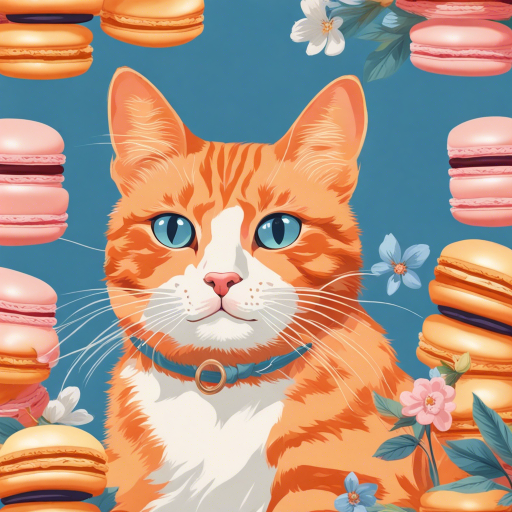
#> input picture assets/cat_a.png, 1024 x 1024 px (shown at 1/2 size)
$ python part_1.py
#> lines starting #> are read from the running program, lines starting #| are printed output that depends on the picture
# basic knowledge

import cv2
import numpy as np


def show_img(mat):
    cv2.imshow('img', mat)
    cv2.waitKey(1000)
    cv2.destroyAllWindows()


# 读取图像
def read_img():
    mat = cv2.imread('./assets/cat_a.png', cv2.IMREAD_COLOR)
    show_img(mat)


# 保存图像
def write_img():
    mat = cv2.imread('./assets/cat_a.png', cv2.IMREAD_COLOR)
    cv2.imwrite('./assets/cat_a_copy.png', mat)


# 读取摄像头做高斯模糊

# [161 lines left out: functions show_camera, show_roi, play_video, bite_operation, hsv_skin_range, hsv_noise_reduce and 2 more, not called in this run]


def morphology():
    mat = cv2.imread('./assets/cat_a.png', cv2.IMREAD_COLOR)
#> mat is the input picture: shape (1024, 1024, 3); mean B, G, R 130.9, 148.7, 176.3

    kernel = np.ones((5, 5), np.uint8)

    img_open = cv2.morphologyEx(mat, cv2.MORPH_OPEN, kernel, iterations=1)
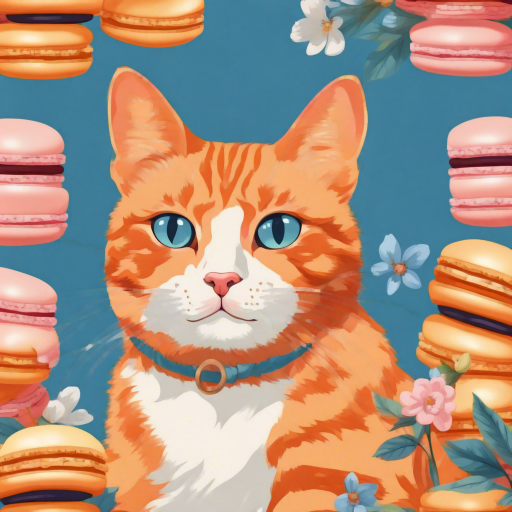
#> img_open: shape (1024, 1024, 3) (shown at 1/2 size); mean B, G, R 126, 145, 173.4
    show_img(img_open)

    img_close = cv2.morphologyEx(mat, cv2.MORPH_CLOSE, kernel, iterations=1)
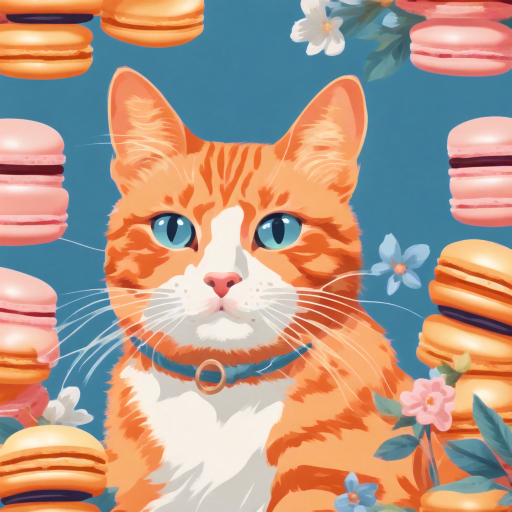
#> img_close: shape (1024, 1024, 3) (shown at 1/2 size); mean B, G, R 135.2, 151.8, 179
    show_img(img_close)

    img_gradient = cv2.morphologyEx(mat, cv2.MORPH_GRADIENT, kernel, iterations=1)
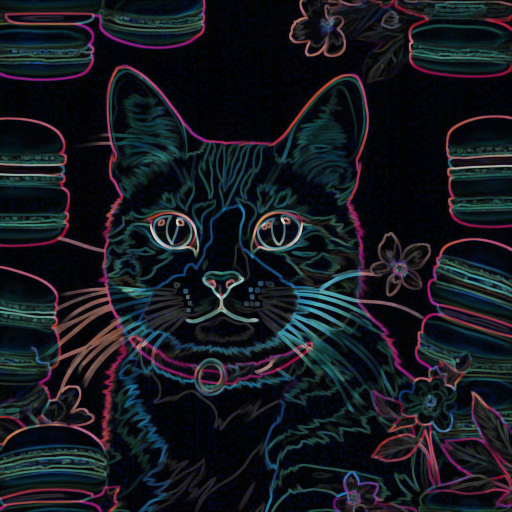
#> img_gradient: shape (1024, 1024, 3) (shown at 1/2 size); mean B, G, R 31.5, 25.3, 22.3
    show_img(img_gradient)

    img_tophat = cv2.morphologyEx(mat, cv2.MORPH_TOPHAT, kernel, iterations=1)
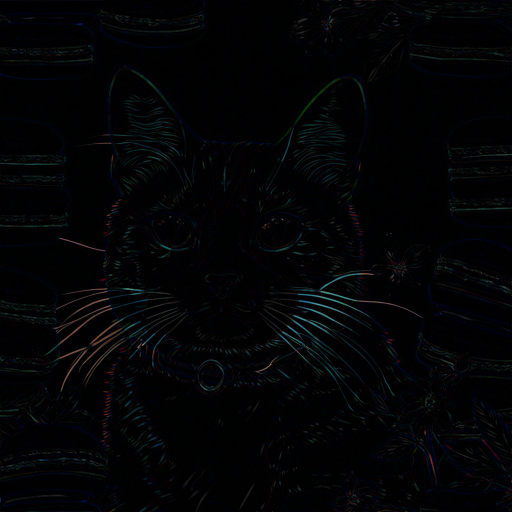
#> img_tophat: shape (1024, 1024, 3) (shown at 1/2 size); mean B, G, R 4.9, 3.7, 2.9
    show_img(img_tophat)

    img_blackhat = cv2.morphologyEx(mat, cv2.MORPH_BLACKHAT, kernel, iterations=1)
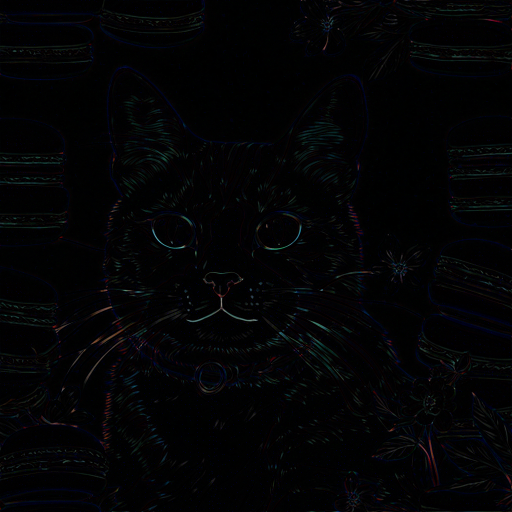
#> img_blackhat: shape (1024, 1024, 3) (shown at 1/2 size); mean B, G, R 4.3, 3.1, 2.7
    show_img(img_blackhat)


# [39 lines left out: functions gauss_plus, salt_plus, not called in this run]


morphology()
